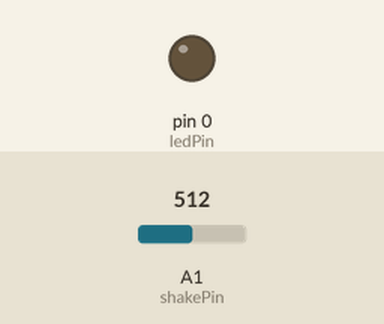
This sketch was run on a simulated Arduino Uno, built with avr-gcc and run on an emulated ATmega328P. On the bench: output pins drawn as LEDs (lit = HIGH). Inputs (shaded band) come from the test bench; at power-on: A1 (shakePin) = 512.

Above: at 1.2 s.
1.3 s: A1 (shakePin) set to 1013
2.8 s: A1 (shakePin) set to 1022
At 4.0 s:
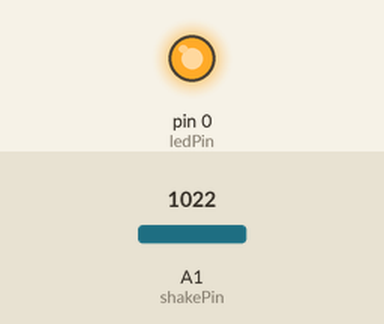
4.3 s: A1 (shakePin) set to 900
At 5.1 s:
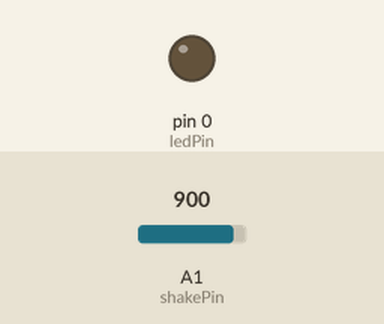
5.8 s: A1 (shakePin) set to 1023
At 6.3 s:
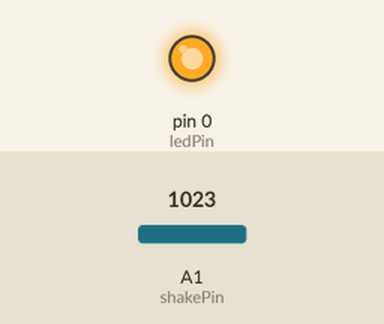
Timing chart, 0 to 8.3 s (numbered marks = the images above; inputs shaded):
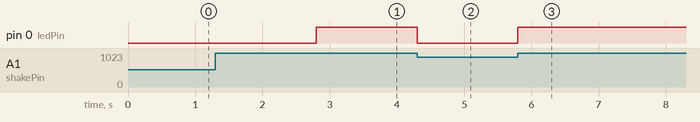

Measured:
- the behaviour switches between 1021 and 1022 on A1 (shakePin) (found by bisection; images 0 and 1)
- after the input at 1.3 s, every drawn part: stays the same
- after the input at 2.8 s, pin 0 (ledPin): LOW → HIGH at once
- after the input at 4.3 s, pin 0 (ledPin): HIGH → LOW at once
- after the input at 5.8 s, pin 0 (ledPin): LOW → HIGH at once

The sketch:

shake.ino
```cpp
const int shakePin=1;
const int ledPin=0;


void setup() {
  pinMode(ledPin,OUTPUT);
  pinMode(shakePin,INPUT);


}

void loop() {

  int shake=analogRead(shakePin);


  if(shake<1022) {
    digitalWrite(0,LOW);

  }

  else{
    digitalWrite(0,HIGH);
  }

}
```
